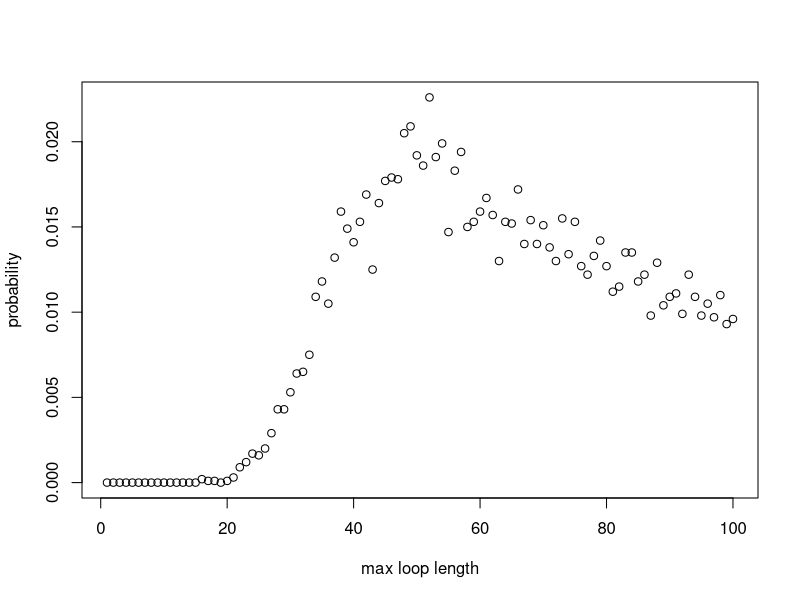

The R script that drew this image:
#calculate the probability of loop lengths 

dloop <- function(n, nreps) {
  each_loop_lengths <- c() #list to store the loop lengths generated by all simulations
  max_loop_lengths <- c()
  
  for (i in 1:nreps){ 
    #simulate the boxes nreps times 
    boxes <- sample(1 : (2*n), 2*n , replace=FALSE) 
    unopened_boxes <- 1:(2*n)
    
    new_each_loop_lengths <- c() #store the unique loop lengths in each simulation 
    new_max_loop_lengths <- c()
    
    while (length(unopened_boxes) > 2 ){ #while more than 2 boxes are still closed, indexing breaks down for smaller loops
      #pick the smallest number unopened box and store the value of the card inside 
      cards_picked <- boxes[unopened_boxes[1]]
      #pick your next box according to your last card and scan each closed loop
      for (b in 2:length(unopened_boxes)){ #max loop length is the number of closed boxes
        cards_picked <- c(cards_picked, boxes[cards_picked[b-1]])
      }#end for 
      #add your loop length to your list
      
      new_each_loop_lengths <- c(new_each_loop_lengths, length(unique(cards_picked))) 
      
      
      #remove the boxes opened 
      unopened_boxes <- setdiff(unopened_boxes,unique(cards_picked))
    } #end while 
    
    each_loop_lengths <- c(each_loop_lengths, unique(new_each_loop_lengths))
    max_loop_lengths <- c(max_loop_lengths, max(new_each_loop_lengths))
    
  } #end for 
  
  #probability vector for the occurance of each type of loop length 
  prob_vec_y <- tabulate(each_loop_lengths)/nreps
  
  
  #probability vector for the occurance of each maximum loop length 
  prob_vec_ymax <- tabulate(max_loop_lengths)/nreps
  x_axis <- 1:length(prob_vec_ymax)
  plot(x_axis, prob_vec_ymax, xlab = "max loop length", ylab = "probability")
  prob_less_n_loop = sum(prob_vec_y[1:n])
  cat("\n","prob your max loop has a length less than n",   prob_less_n_loop, "\n")
  return(prob_vec_y)
}#end function


start_time = Sys.time()
VAR_1 <- dloop(50, 10000)
end_time = Sys.time()
cat(time_taken = end_time - start_time)
VAR_1

print(sum(VAR_1))



